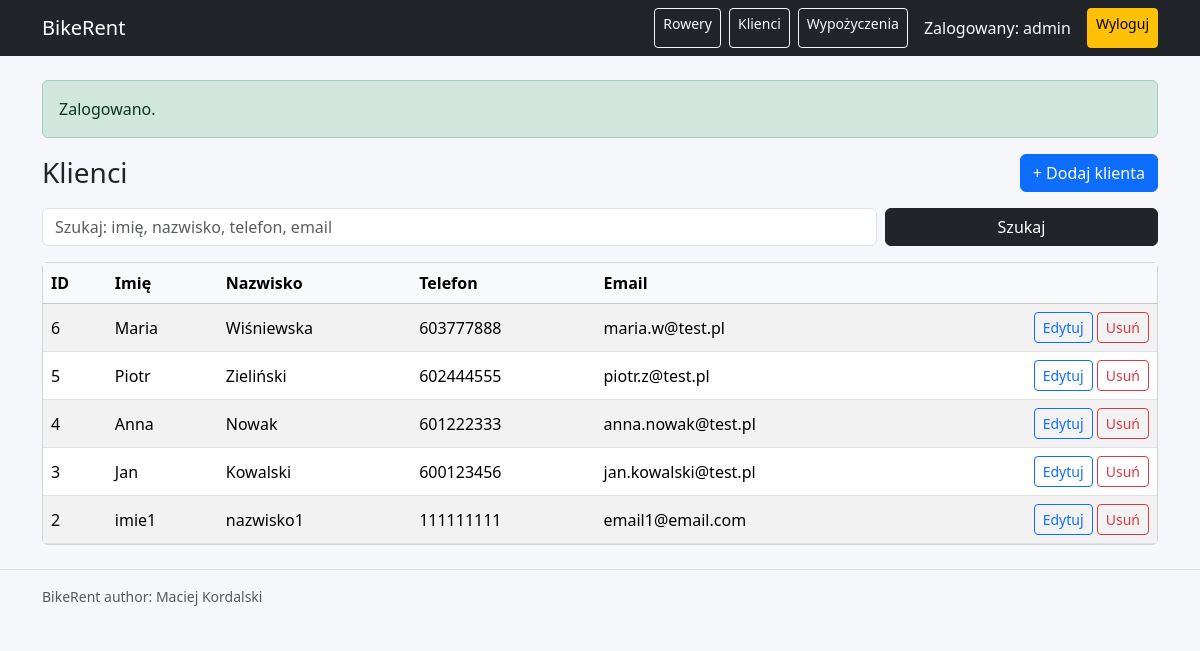
The page /clients_list.php (signed in) on the database its author committed.
### tables this page shows
CREATE TABLE `users` (
  `id` int(11) NOT NULL,
  `username` varchar(50) NOT NULL,
  `password_hash` varchar(255) NOT NULL,
  `role` varchar(20) NOT NULL DEFAULT 'staff',
  `created_at` timestamp NOT NULL DEFAULT current_timestamp()
);

CREATE TABLE `clients` (
  `id` int(11) NOT NULL,
  `first_name` varchar(60) NOT NULL,
  `last_name` varchar(60) NOT NULL,
  `phone` varchar(30) DEFAULT NULL,
  `email` varchar(120) DEFAULT NULL,
  `created_at` timestamp NOT NULL DEFAULT current_timestamp()
);

### includes/db.php (called while the page is built, shortened)
<?php
function load_config(string $path): array {
    $cfg = parse_ini_file($path, true, INI_SCANNER_TYPED);
    return $cfg;
}
function db(): PDO {
    static $pdo = null;
    if ($pdo instanceof PDO) return $pdo;
    $cfg = load_config(__DIR__ . '/../data/config.ini')['db'];
    $dsn = "mysql:host={$cfg['host']};dbname={$cfg['name']};charset={$cfg['charset']}";
    $pdo = new PDO($dsn, $cfg['user'], $cfg['pass'], [
        PDO::ATTR_ERRMODE => PDO::ERRMODE_EXCEPTION,
        PDO::ATTR_DEFAULT_FETCH_MODE => PDO::FETCH_ASSOC,
    ]);
    return $pdo;
}

### includes/auth.php (called while the page is built, shortened)
<?php
require_once __DIR__ . '/db.php';
function current_user(): ?array {
    $stmt = db()->prepare("SELECT id, username, role FROM users WHERE id = ?");
    $stmt->execute([$_SESSION['user_id']]);
    $u = $stmt->fetch();
    return $u ?: null;
}

### includes/functions.php (called while the page is built, shortened)
<?php
function e(string $s): string { return htmlspecialchars($s, ENT_QUOTES, 'UTF-8'); }
function flash(string $key, ?string $value = null): ?string {
    $msg = $_SESSION['flash'][$key] ?? null;
    return $msg;
}

### public/clients_list.php (the view, shortened to what this page needs)
<?php
require_once __DIR__ . '/../includes/auth.php';
require_once __DIR__ . '/../includes/db.php';
require_once __DIR__ . '/../includes/functions.php';
require_once __DIR__ . '/../includes/header.php';
$q = trim($_GET['q'] ?? '');
$sql = "SELECT * FROM clients WHERE 1=1";
$params = [];
$sql .= " ORDER BY id DESC";
$stmt = db()->prepare($sql);
$stmt->execute($params);
$clients = $stmt->fetchAll();
?>
<div class="d-flex justify-content-between align-items-center mb-3">
  <h1 class="h3 mb-0">Klienci</h1>
  <a class="btn btn-primary" href="client_form.php">+ Dodaj klienta</a>
</div>
<form class="row g-2 mb-3" method="get">
  <div class="col-md-9">
    <input class="form-control" name="q" placeholder="Szukaj: imię, nazwisko, telefon, email" value="<?= e($q) ?>">
  </div>
  <div class="col-md-3 d-grid">
    <button class="btn btn-dark">Szukaj</button>
  </div>
</form>
<div class="card">
  <div class="table-responsive">
    <table class="table table-striped table-hover mb-0">
      <thead class="table-light">
        <tr>
          <th>ID</th>
          <th>Imię</th>
          <th>Nazwisko</th>
          <th>Telefon</th>
          <th>Email</th>
          <th></th>
        </tr>
      </thead>
      <tbody>
        <?php foreach ($clients as $c): ?>
          <tr>
            <td><?= e((string)$c['id']) ?></td>
            <td><?= e($c['first_name']) ?></td>
            <td><?= e($c['last_name']) ?></td>
            <td><?= e($c['phone'] ?? '') ?></td>
            <td><?= e($c['email'] ?? '') ?></td>
            <td class="text-end">
              <a class="btn btn-sm btn-outline-primary" href="client_form.php?id=<?= e((string)$c['id']) ?>">Edytuj</a>
              <a class="btn btn-sm btn-outline-danger"
                 href="client_delete.php?id=<?= e((string)$c['id']) ?>"
                 onclick="return confirm('Usunąć klienta?')">Usuń</a>
            </td>
          </tr>
        <?php endforeach; ?>
      </tbody>
    </table>
  </div>
</div>
<?php require_once __DIR__ . '/../includes/footer.php'; ?>

### includes/header.php (shortened to what this page needs)
<?php
require_once __DIR__ . '/functions.php';
require_once __DIR__ . '/auth.php';
$user = current_user();
?>
<!doctype html>
<html lang="pl">
<head>
  <link href="https://cdn.jsdelivr.net/npm/bootstrap@5.3.8/dist/css/bootstrap.min.css" rel="stylesheet">
  <link href="assets/style.css" rel="stylesheet">
</head>
<body>
<nav class="navbar navbar-expand-lg bg-dark navbar-dark">
  <div class="container">
    <a class="navbar-brand" href="index.php">BikeRent</a>
    <div class="d-flex gap-2">
      <?php if ($user): ?>
        <a class="btn btn-outline-light btn-sm" href="bikes_list.php">Rowery</a>
        <a class="btn btn-outline-light btn-sm" href="clients_list.php">Klienci</a>
        <a class="btn btn-outline-light btn-sm" href="rentals_list.php">Wypożyczenia</a>
        <span class="navbar-text text-light ms-2">Zalogowany: <?= e($user['username']) ?></span>
        <a class="btn btn-warning btn-sm ms-2" href="logout.php">Wyloguj</a>
      <?php else: ?>
        <a class="btn btn-outline-light btn-sm" href="login.php">Logowanie</a>
        <a class="btn btn-outline-light btn-sm" href="register.php">Rejestracja</a>
      <?php endif; ?>
    </div>
  </div>
</nav>
<main class="container my-4">
  <?php if ($m = flash('success')): ?>
    <div class="alert alert-success"><?= e($m) ?></div>
  <?php endif; ?>

### public/assets/style.css (style rules this page uses)
body { background: #f6f7fb; }
table td, table th { vertical-align: middle; }

### rows shown on the page
users: username "admin"
clients: id "6", first_name "Maria", last_name "Wiśniewska", phone "603777888", email "maria.w@test.pl"
clients: id "5", first_name "Piotr", last_name "Zieliński", phone "602444555", email "piotr.z@test.pl"
clients: id "4", first_name "Anna", last_name "Nowak", phone "601222333", email "anna.nowak@test.pl"
clients: id "3", first_name "Jan", last_name "Kowalski", phone "600123456", email "jan.kowalski@test.pl"
clients: id "2", first_name "imie1", last_name "nazwisko1", phone "111111111", email "email1@email.com"

### other values the page prints
$m "Zalogowano."
